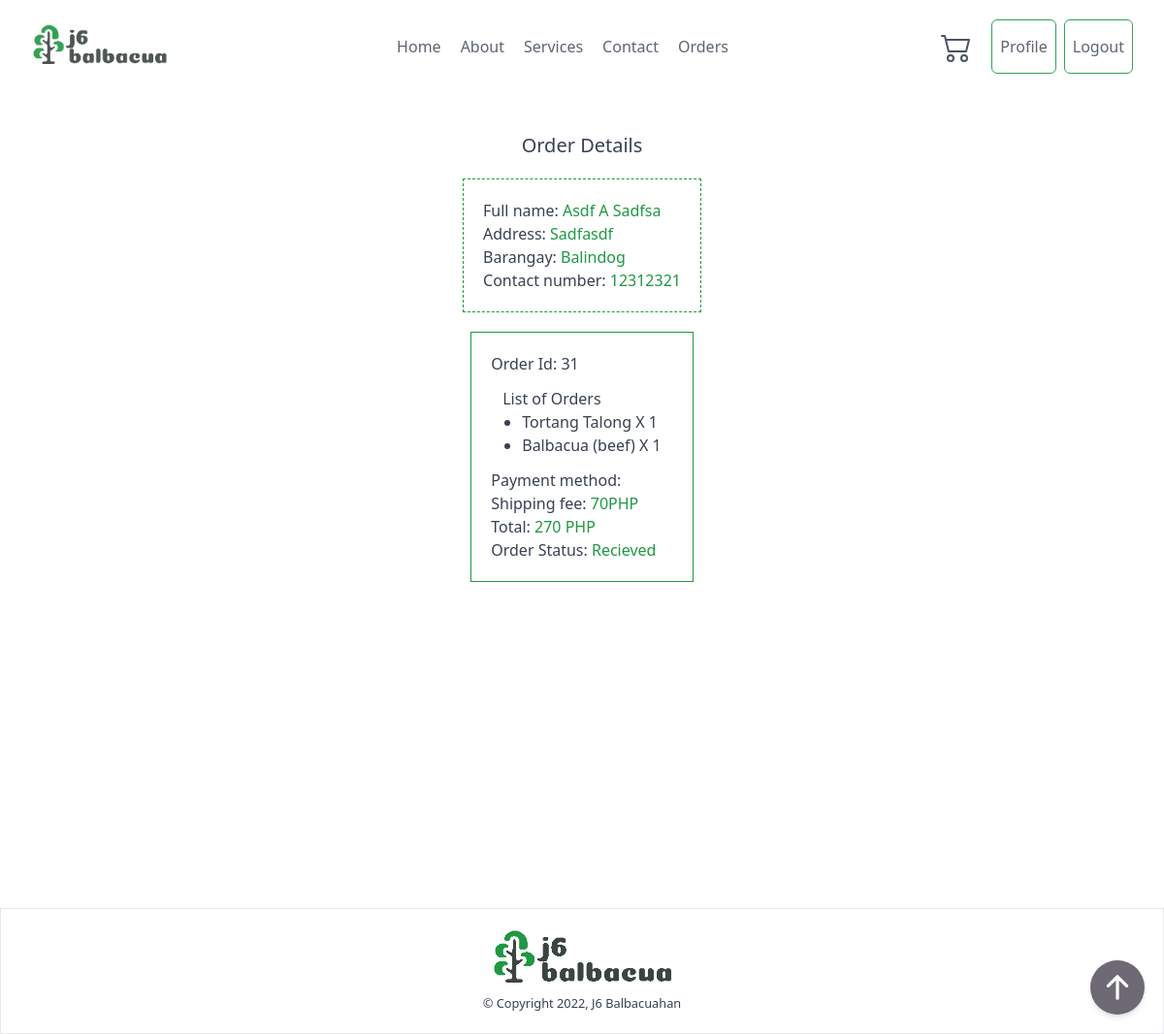
Screenshot of /order/31/ (signed in) with the database file from the repository.
### ordering/models.py (models this page shows, shortened)
class Profile(models.Model):
    user = models.OneToOneField(User, related_name='user', on_delete=models.CASCADE)
    first_name = models.CharField(max_length=255, blank=True, null=True)
    last_name = models.CharField(max_length=255, blank=True, null=True)
    middle_initial = models.CharField(max_length=1, blank=True, null=True)
    address = models.TextField(max_length=2225, blank=True, null=True)
    barangay = models.ForeignKey(Barangay, related_name="barangay", on_delete=models.CASCADE, blank=True, null=True)
    cellphone_number = models.IntegerField(blank=True, null=True)
    email_address = models.EmailField(blank=True, null=True)

class Barangay(models.Model):
    name = models.CharField(max_length=255)
    shipping_fee = models.IntegerField()

class Order(models.Model):
    order_status = [
        ('Cancel', 'Cancel'),
        ('Ongoing', 'Ongoing'),
        ('Recieved', 'Recieved')
    ]
    user = models.ForeignKey(User, related_name="user_order", on_delete=models.CASCADE)
    shipping_fee = models.PositiveIntegerField()
    total = models.PositiveIntegerField()
    paid_status = models.CharField(max_length=10)
    order_status = models.CharField(max_length=20, choices=order_status, default="Ongoing")
    created_at = models.DateTimeField(auto_now_add=True)
    update_at = models.DateTimeField(auto_now=True)
    class Meta:
        ordering = ['created_at']

class OrderItems(models.Model):
    order = models.ForeignKey(Order, related_name="order", on_delete=models.CASCADE)
    food = models.ForeignKey(Food, related_name="food", on_delete=models.CASCADE)
    quantity = models.PositiveIntegerField()
    class Meta:
        verbose_name_plural = "categories"
    def __str__(self):
        return f"{self.food}"

class Food(models.Model):
    STATUS = [
        ('Best Seller', 'Best Seller'),
        ('Favorites', 'Favorites'),
        ('Special', 'Special'),
        ('Out Of Stock', 'Out Of Stock')
    ]
    name = models.CharField(max_length=255)
    price = models.PositiveIntegerField()
    status = models.CharField(
        max_length=50, choices=STATUS, default='Favorites')
    food_image = models.ImageField(
        upload_to='food_img/', null=True, blank=True)
    description = models.TextField(blank=True, null=True)
    created = models.DateTimeField(auto_now_add=True)
    updated = models.DateTimeField(auto_now=True)
    def __str__(self):
        return f"{self.name}"

### ordering/views.py (the view)
# urls.py: path('order/<int:pk>/', views.OrderDetail.as_view(), name="order-detail"),
class OrderDetail(LoginRequiredMixin, View):
    def get(self, request, pk):
        profile = Profile.objects.get(user=request.user)
        if 'cart' in self.request.session:
            cart = self.request.session['cart']
        else:
            cart = []
        order = Order.objects.get(pk=pk)
        order_items = OrderItems.objects.filter(order=order)
        context = {
            'order': order,
            'order_items': order_items,
            'cart': len(cart),
            'profile': profile
        }
        return render(request, 'order_detail.html', context)

### templates/order_detail.html (shortened to what this page needs)
{% extends 'base.html' %}
{% block content %}
{% include 'components/header.html' %}
    <div class="container flex flex-col items-center min-h-screen py-10 mx-auto mb-10">
        <div class="mb-5 text-xl text-gray-700">Order Details</div>
        <div class="p-5 mb-5 text-gray-700 border border-dashed border-j6primary">
            <div>Full name: <span class="text-j6primary">{{profile.first_name|title}} {{profile.middle_initial|title}} {{profile.last_name|title}}</span> </div>
            <div>Address: <span class="text-j6primary">{{profile.address|title}}</span></div>
            <div>Barangay: <span class="text-j6primary">{{profile.barangay.name}}</span></div>
            <div>Contact number: <span class="text-j6primary">{{profile.cellphone_number}}</span></div>
        </div>
        <div class="p-5 text-gray-700 border border-j6primary">
            <div>Order Id: {{order.id}}</div>
            <ul class="p-3 list-disc">
            <p>List of Orders</p>
            {% for food in order_items %}
            <li class="ml-5">{{food}} X {{food.quantity}}</li>
            {% endfor %}
            </ul>
            <div>Payment method: </div>
            <div>Shipping fee: <span class="text-j6primary">{{ order.shipping_fee }}PHP</span></div>
            <div>Total: <span class="text-j6primary">{{ order.total }} PHP</span></div>
            <div>Order Status: <span class="text-j6primary">{{order.order_status}}</span></div>
        </div>
    </div>
{% include 'components/footer.html' %}
{% endblock content %}

### rows the page displays
Profile: first_name "Asdf", middle_initial "A", last_name "Sadfsa", address "Sadfasdf", barangay.name "Balindog", cellphone_number "12312321"
Order: id "31", shipping_fee "70", total "270", order_status "Recieved"
OrderItems: food.name "Tortang Talong", quantity "1"
OrderItems: food.name "Balbacua (beef)", quantity "1"
